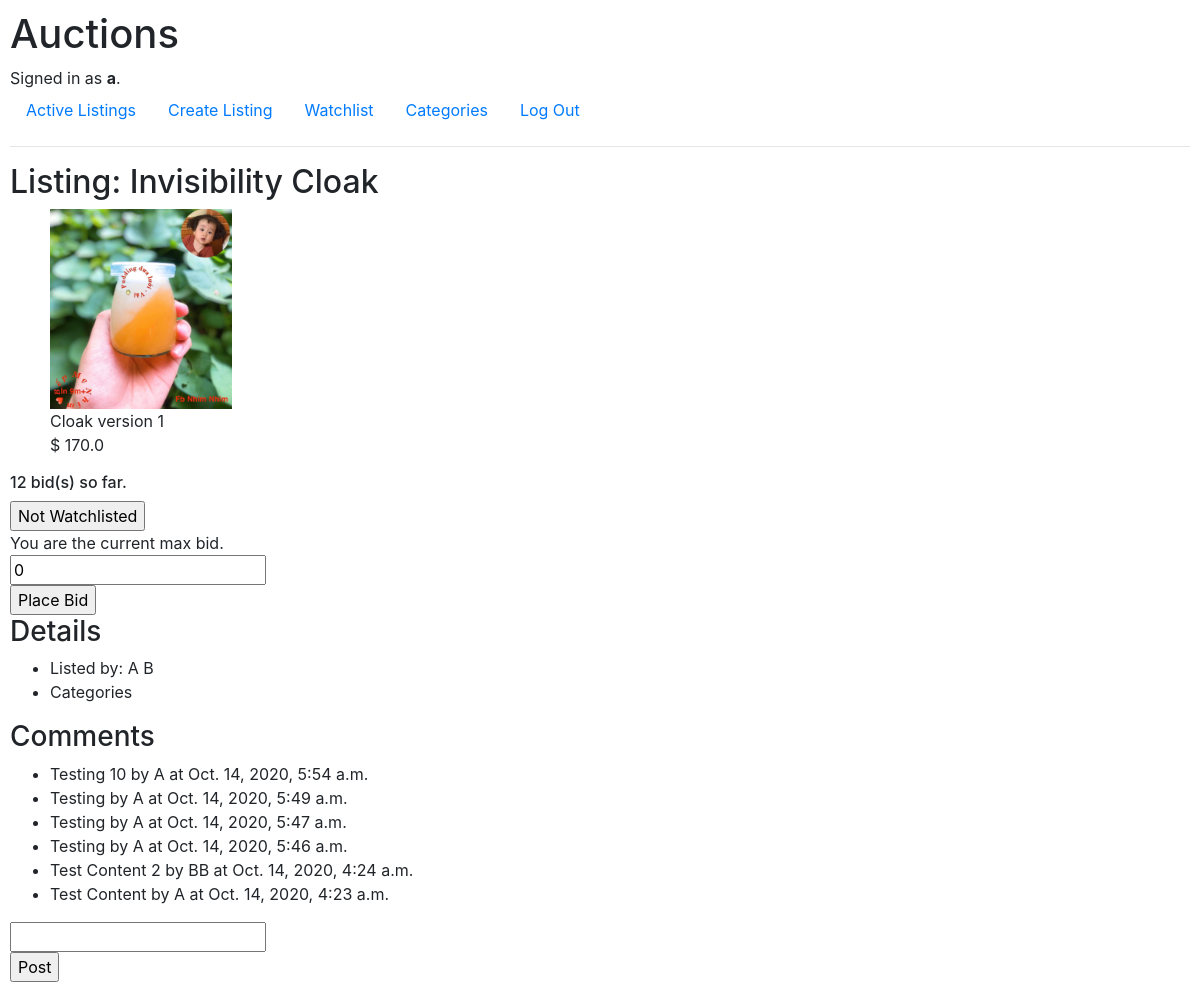
Before: /listing/1 (signed in) with the older database file.
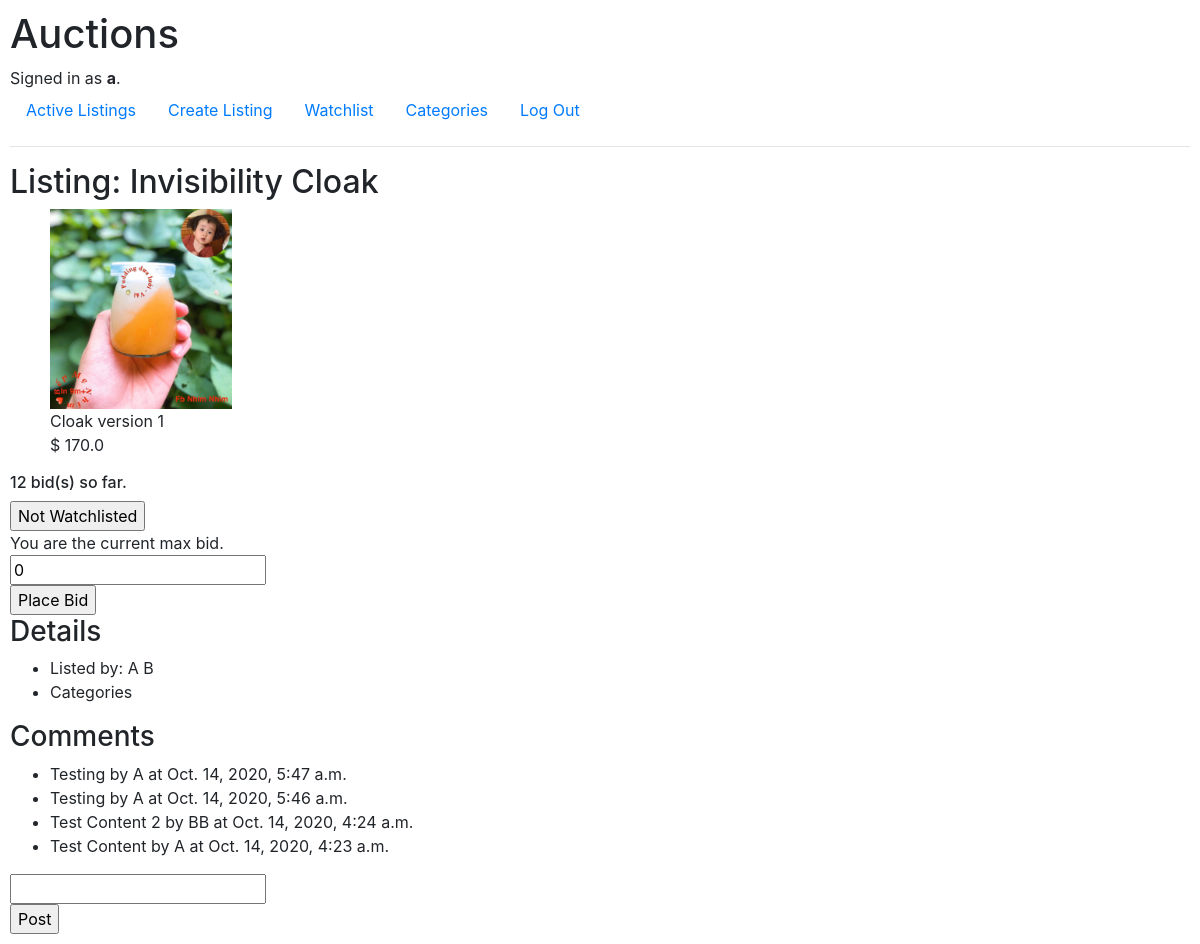
After: the same page with the newer database file.
### auctions/models.py (models this page shows, shortened)
class Comment(models.Model):
    item = models.ForeignKey(Listing, on_delete=models.CASCADE)
    content = models.CharField(max_length=256)
    created = models.DateTimeField(auto_now=True)
    created_by = models.ForeignKey(User, on_delete=models.CASCADE)

class User(AbstractUser):
    def __str__(self):
        return f"{self.username} - {self.email}"

### auctions/views.py (the view)
# urls.py: path("listing", views.listing, name="listing"),
def listing(request, id=0):
    if request.method == "POST":
        form = NewListingForm(request.POST)
        if form.is_valid():
            obj = form.save(commit=False)
            obj.created_by = request.user
            obj.save()
            return HttpResponseRedirect(reverse("index"))
    else:
        item = Listing.objects.get(id=id)
        bids = Bid.objects.filter(item=item)
        is_max_bid = request.user.id is not None and bids and max(
            bids, key=lambda b: b.bid).bid_by.id == request.user.id
        comments = Comment.objects.filter(item=item)
        watchlisted = Watchlist.objects.filter(
            item=item, user=request.user).count() > 0
        return render(request, "auctions/listing.html", {
            "item": item,
            "price": max(item.price, max(bids, key=lambda b: b.bid).bid),
            "total_bids": len(bids),
            "is_max_bid": is_max_bid,
            "watchlisted": watchlisted,
            "watchlist_form": WatchlistForm(None, initial={
                "item": item,
                "delete": watchlisted,
            }),
            "bid_form": BidForm(None, initial={
                "item": item,
                "bid": 0,
            }),
            "comments": sorted(comments, key=lambda c: c.created, reverse=True),
            "comment_form": CommentForm(None, initial={
                "item": item,
                "content": "",
            }),
        })

### auctions/views.py
class WatchlistForm(forms.ModelForm):
    delete = forms.BooleanField(widget=forms.HiddenInput(), required=False)
    class Meta:
        model = Watchlist
        fields = ["item"]
        widgets = {
            "item": forms.HiddenInput
        }

class BidForm(forms.ModelForm):
    class Meta:
        model = Bid
        fields = ["item", "bid"]
        widgets = {
            "item": forms.HiddenInput
        }

### auctions/templates/auctions/listing.html (shortened to what this page needs)
{% extends "auctions/layout.html" %}
{% load static %}
{% block body %}
<h2>Listing: {{ item.item }}</h2>
<ul>
    <img class="listing image" src="{% static item.image %}">
    <br />
    {{ item.description }}
    <br />
    {{ item.currency }} {{ price }}
</ul>
<h6> {{ total_bids }} bid(s) so far. </h6>
{% if user.is_authenticated %}
<form action="{% url 'watchlist' %}" method="post">
    {% if watchlisted %}
    <input type="submit" value="Watchlisted">
    {% else %}
    <input type="submit" value="Not Watchlisted">
    {% endif %}
</form>
{% if total_bids > 0 %}
{% if is_max_bid %}
You are the current max bid.
{% else %}
You are not the current max bid.
{% endif %}
{% endif %}
<div class="bid">
    <form action="{% url 'bid' %}" method="post">
        <table>
            {{ bid_form.bid }}
        </table>
        <input type="submit" value="Place Bid">
    </form>
</div>
{% else %}
<a class="nav-link" href="{% url 'login' %}">Log in to bid</a>
{% endif %}
<h3>Details</h3>
<ul>
    <li>Listed by: {{ item.created_by.first_name }} {{ item.created_by.last_name }}</li>
    <li>Categories</li>
</ul>
<h3>Comments</h3>
<ul>
    {% for comment in comments %}
    <li>{{ comment.content }} by {{ comment.created_by.first_name}} at {{ comment.created }}</li>
    {% endfor %}
</ul>
<div class="comments">
    <form action="{% url 'comment' %}" method="post">
        <table>
            {{ comment_form.content }}
        </table>
        <input type="submit" value="Post">
    </form>
</div>
{% endblock %}

Changed rows visible on the page:
removed Comment: content "Testing 10", created_by.first_name "A", created "Oct. 14, 2020, 5:54 a.m."
removed Comment: content "Testing", created_by.first_name "A", created "Oct. 14, 2020, 5:49 a.m."
